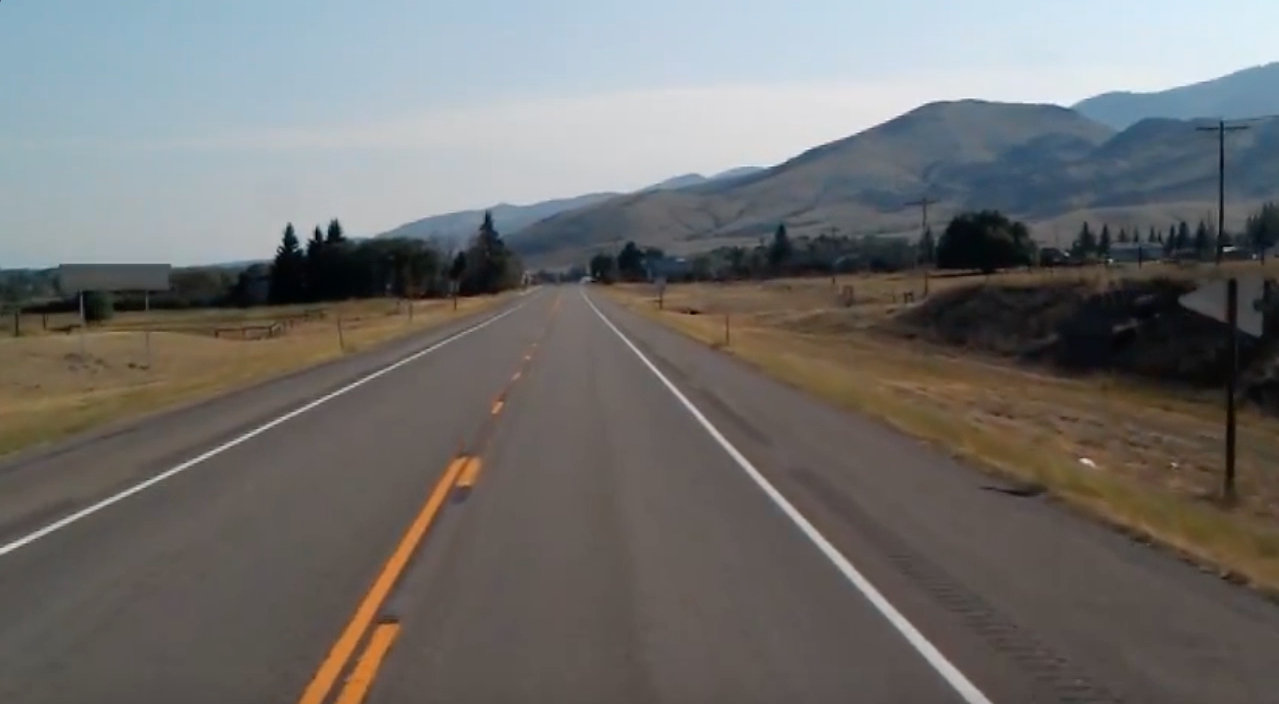
#> input picture Rpi_backend/test_img.jpg, 1279 x 704 px, given in place of the camera
$ python detection.py
#> lines starting #> are read from the running program, lines starting #| are printed output that depends on the picture; after the words box and inside, x2 and y2 are one past the last pixel; in counts of white or black regions, pixels touching at a corner belong together
#> in process_video, frame is the input picture: shape (704, 1279, 3); mean B, G, R 109.7, 111.3, 112.3
import cv2
import numpy as np

def filter_for_brown(frame):
    # Convert to HSV color space
    hsv = cv2.cvtColor(frame, cv2.COLOR_BGR2HSV)
#> hsv: shape (704, 1279, 3); mean H, S, V 51.3, 49.6, 121.7
    # Define HSV range for brown
    # Hue range for brown might start from orange and go up to some part of red
    # Saturation is kept medium to high to avoid capturing low-saturation (greyish) colors
    # Value (brightness) is kept low to capture the darker shades that are typical of brown
    lower_hsv = np.array([10, 100, 20])  # These are example values; adjust as needed
    upper_hsv = np.array([20, 255, 120])  # These are example values; adjust as needed
    # Threshold the HSV image to get only the brown colors
    mask = cv2.inRange(hsv, lower_hsv, upper_hsv)
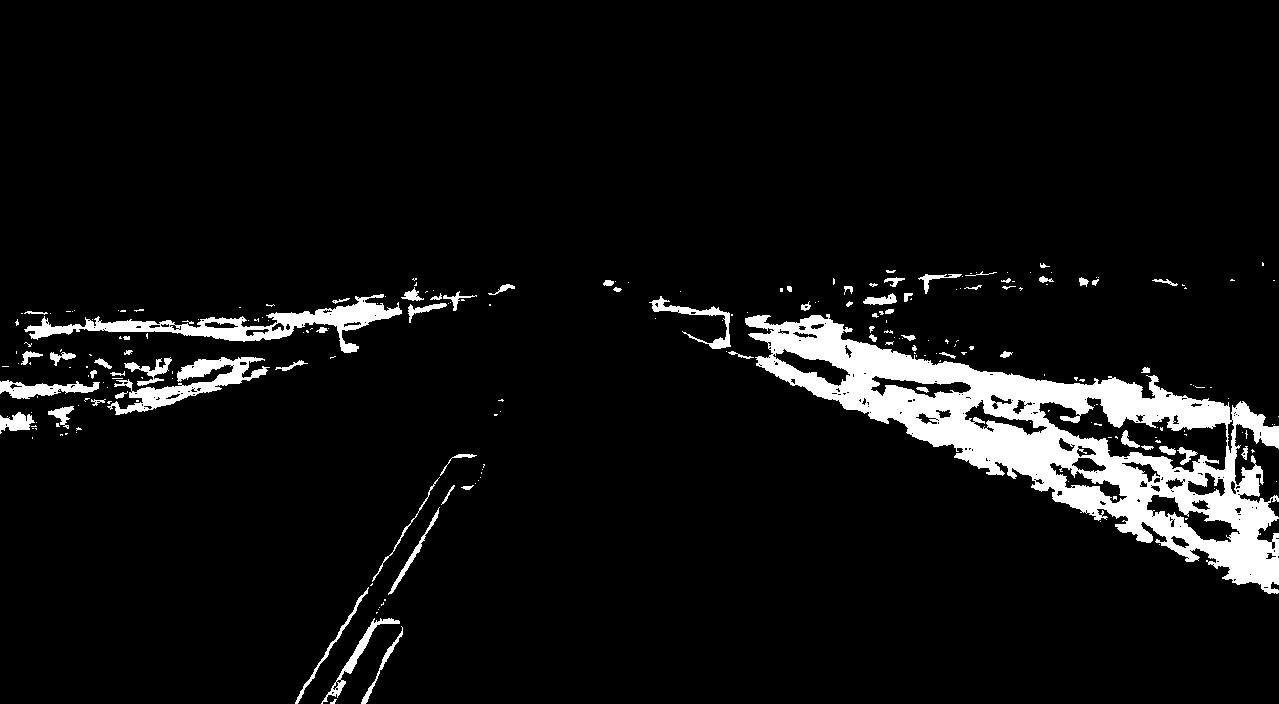
#> mask: shape (704, 1279); 6.6% white; 239 white regions (168 under 20 px), largest, box (x1, y1, x2, y2) and area: (745, 314, 1279, 594) 42211, (24, 294, 402, 353) 5195, (107, 357, 270, 415) 2837
    # Bitwise-AND mask and original image
    result = cv2.bitwise_and(frame, frame, mask=mask)
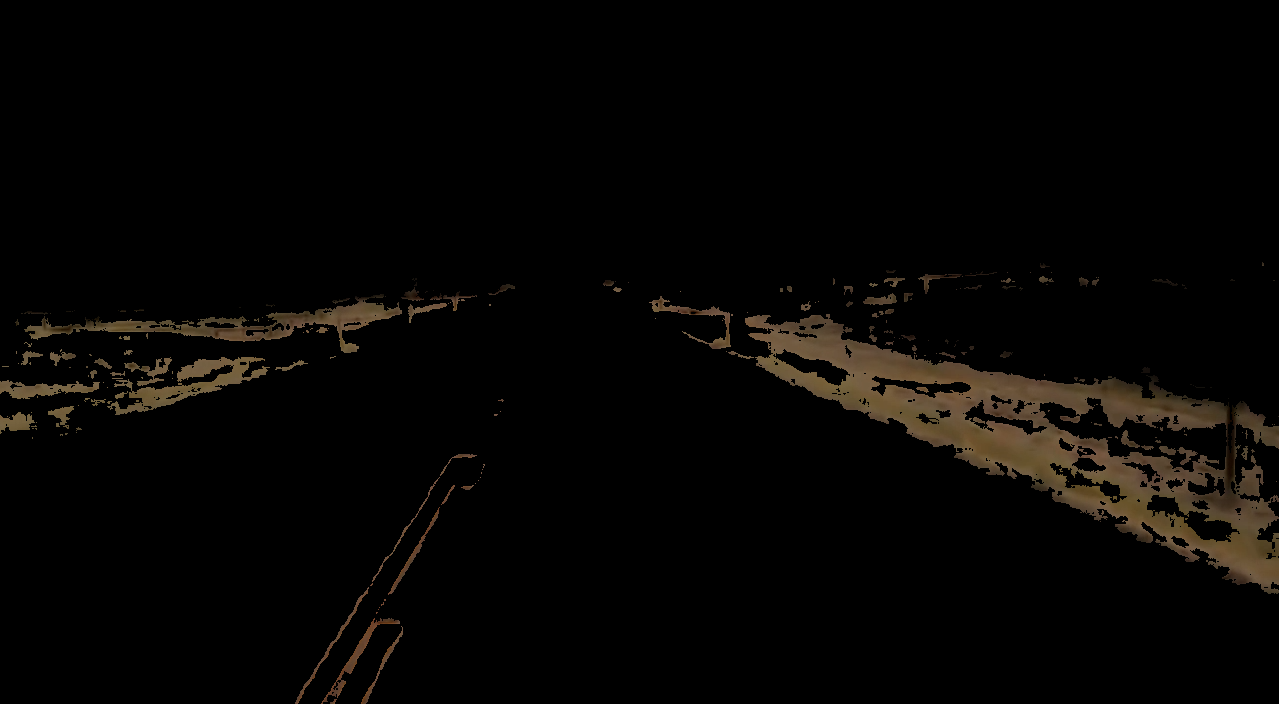
#> result: shape (704, 1279, 3); mean B, G, R 3.4, 5.1, 6.4
    return result

def process_video(video_source=0):
    cap = cv2.VideoCapture(video_source)
    while True:
        ret, frame = cap.read()
        if not ret:
            break  # Stop if we've reached the end of the video or if there's an error

        # Apply filtering to detect brown color
        filtered_frame = filter_for_brown(frame)

        # Display the resulting frame
        cv2.imshow('Brown Filtered Frame', filtered_frame)

        if cv2.waitKey(1) & 0xFF == ord('q'):  # Break the loop if 'q' is pressed
#> (key q is pressed here)
            break

    cap.release()
    cv2.destroyAllWindows()

process_video(0)
